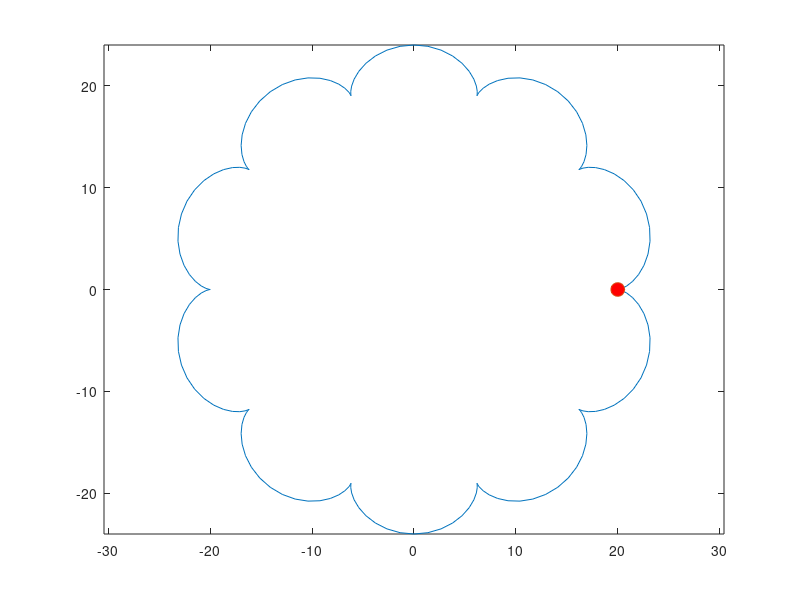

MATLAB code to generate this figure: (Note: this script raises an error after producing the figure.)
function baixian
t=0:pi/100:2*pi;
a=20;b=2;
x=(a+b)*cos(t)-b*cos((a+b)*t/b);
y=(a+b)*sin(t)-b*sin((a+b)*t/b);
h=plot(x,y);
hold on;
axis equal;
N=length(t);
hp = plot(x(1),y(1),'marker','o','markersize',10,'markerfacecolor','r');
for k=1:N
    set(hp,'xdata',x(k),'ydata',y(k));
%drawnow
    pause(0.05)

F = getframe;
im = frame2im(F);
[I,map] = rgb2ind(im,256); %Gif,???256?
%?? GIF89a ????
if k == 1
imwrite(I,map,'test.gif','GIF', 'Loopcount',inf,'DelayTime',0.1);
else
imwrite(I,map,'test.gif','GIF','WriteMode','append',...
'DelayTime',0.1);
end
end